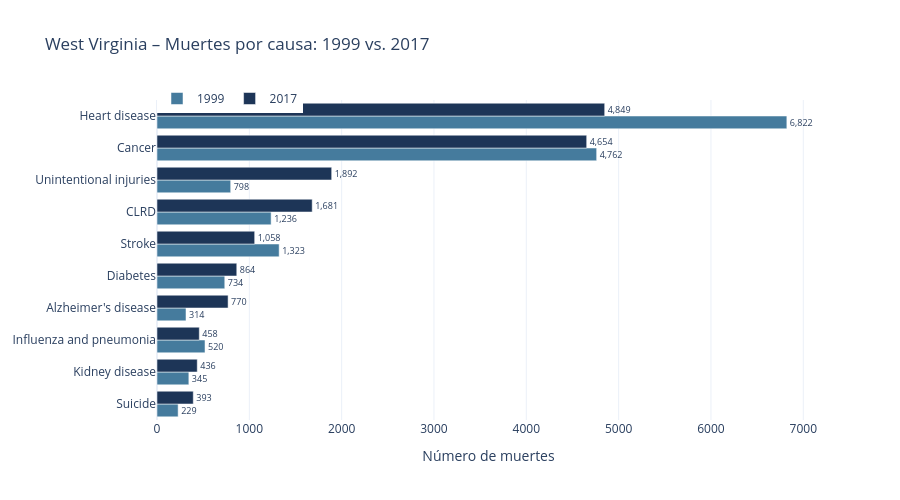

Write notebook code for a chart like this one.
### Markdown cell above
## 9.2. Comparación de muertes por causa: West Virginia 1999 vs. 2017

### Code cell
wv_comp = wv[wv['year'].isin([1999,2017])].copy()
orden = wv_comp[wv_comp['year']==2017].sort_values('deaths')['cause_name'].tolist()

fig = go.Figure()
colors_yr = {1999:'#457B9D', 2017:'#1D3557'}
for yr in [1999, 2017]:
    sub = wv_comp[wv_comp['year']==yr].set_index('cause_name').reindex(orden).reset_index()
    fig.add_trace(go.Bar(
        y=sub['cause_name'], x=sub['deaths'],
        name=str(yr), orientation='h',
        marker_color=colors_yr[yr],
        text=sub['deaths'].apply(lambda x: f"{x:,}"),
        textposition='outside'
    ))
fig.update_layout(
    title='West Virginia – Muertes por causa: 1999 vs. 2017',
    xaxis_title='Número de muertes', barmode='group',
    height=500, template='plotly_white',
    legend=dict(orientation='h', y=1.05)
)
fig.show()

### Figure 1 — Plotly figure (JSON) as saved in the notebook; plotly's stock layout.template omitted (floating-point values rounded to 4 significant figures)
{"data": [{"marker": {"color": "#457B9D"}, "name": "1999", "orientation": "h", "text": ["229", "345", "520", "314", "734", "1,323", "1,236", "798", "4,762", "6,822"], "textposition": "outside", "type": "bar", "x": [229, 345, 520, 314, 734, 1323, 1236, 798, 4762, 6822], "y": ["Suicide", "Kidney disease", "Influenza and pneumonia", "Alzheimer's disease", "Diabetes", "Stroke", "CLRD", "Unintentional injuries", "Cancer", "Heart disease"]}, {"marker": {"color": "#1D3557"}, "name": "2017", "orientation": "h", "text": ["393", "436", "458", "770", "864", "1,058", "1,681", "1,892", "4,654", "4,849"], "textposition": "outside", "type": "bar", "x": [393, 436, 458, 770, 864, 1058, 1681, 1892, 4654, 4849], "y": ["Suicide", "Kidney disease", "Influenza and pneumonia", "Alzheimer's disease", "Diabetes", "Stroke", "CLRD", "Unintentional injuries", "Cancer", "Heart disease"]}], "layout": {"barmode": "group", "height": 500, "legend": {"orientation": "h", "y": 1.05}, "title": {"text": "West Virginia – Muertes por causa: 1999 vs. 2017"}, "xaxis": {"title": {"text": "Número de muertes"}}}}
